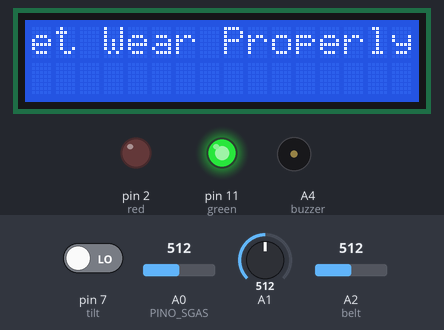
The sketch below on a simulated Arduino Uno, built with avr-gcc and run on an emulated ATmega328P. Parts: 16×2 character LCD, output pins drawn as LEDs (lit = HIGH), buzzer (waves = sounding). The test bench sets the inputs (shaded band); at power-on: A0 (PINO_SGAS) = 512, pin 7 (tilt) LOW, A2 (belt) = 512, A1 = 512. The modem accepts every AT command (registered, SIM ready, sends succeed) and sends nothing else; what the sketch prints to the serial monitor is not drawn.

Above: at 12.3 s.
12.4 s: A0 (PINO_SGAS) set to 900
At 18.7 s:
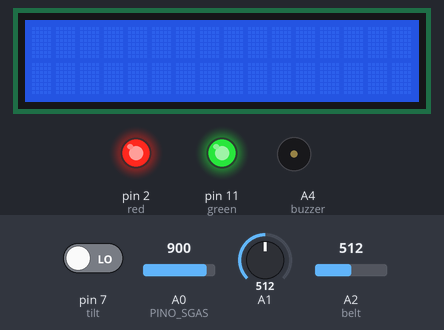
19.8 s: pin 7 (tilt) driven HIGH
At 28.3 s:
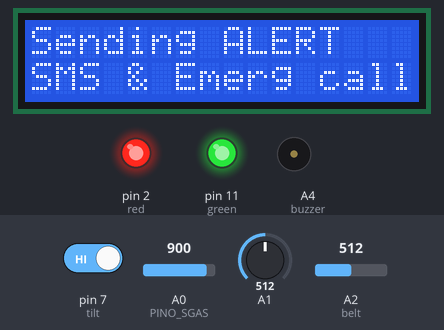
29.4 s: A2 (belt) set to 492
At 39.1 s:
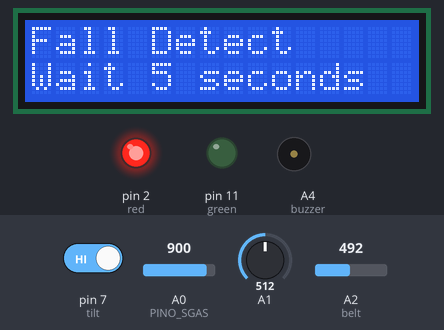
39.4 s: A2 (belt) set to 510
At 47.8 s:
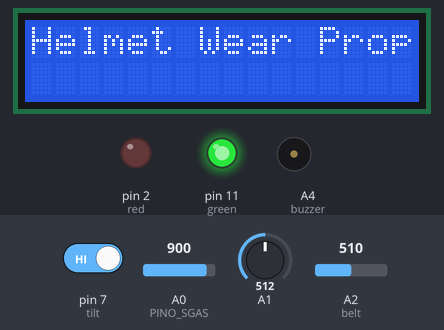
48.1 s: pin 7 (tilt) driven LOW
At 56.6 s:
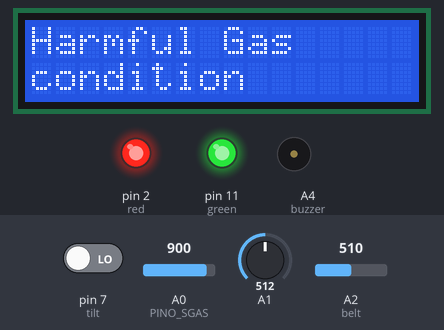
57.3 s: A1 set to 192
68.1 s: A1 set to 165
Timing chart, 0 to 77.6 s (numbered marks = the images above; inputs shaded):
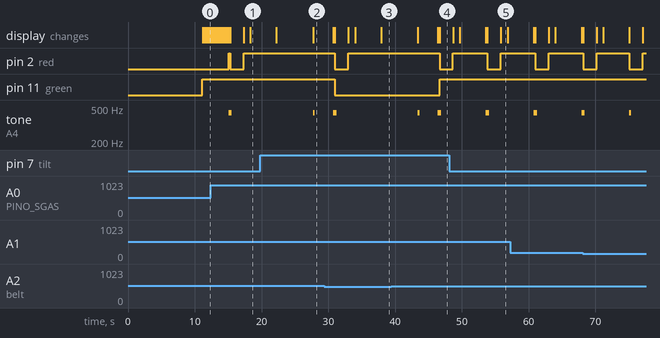

The sketch:

copy_of_smart_helmet_ver21.ino
```cpp
#include <LiquidCrystal.h>
#include <SoftwareSerial.h>

float t=0;
char data = 0;
String apiKey = "ZY6DICQ136QRGTH1";  // Write API key
// connect 8 to TX of ESP
// connect 9 to RX of ESP
SoftwareSerial ser(8,9); // RX, TX
const int rs = 13, en = 12, d4 = 6, d5 = 5, d6 = 4, d7 = 3;
LiquidCrystal lcd(rs, en, d4, d5, d6, d7);
float temp = 0;
unsigned long start, finished, elapsed;
int period = 250;
unsigned long time_now = 0;
int const PINO_SGAS = A0;
int belt=A2;
int red=2;
int green=11;
int yellow=1;
int tilt=7;
int buzzer=A4;
int  valor;
void setup() {
ser.begin(9600);
Serial.begin(9600);
//Serial.println(F("reading temperature begin. \n"));
  pinMode(red, OUTPUT);
  digitalWrite(red, LOW);
  pinMode(green, OUTPUT);
  digitalWrite(green, LOW);
  pinMode(yellow, OUTPUT);
  digitalWrite(yellow, LOW);
  pinMode(buzzer, OUTPUT);
  pinMode(belt, INPUT);
  // set up the LCD's number of columns and rows:
  lcd.begin(16, 2);

  ser.println("AT");  // Attenuation

  delay(1000);

  ser.println("AT+GMR"); // To view version info for ESP-01 output: 00160901 and ESP-12 output: 0018000902-AI03

  delay(1000);

  ser.println("AT+CWMODE=3"); // To determine WiFi mode
/*
1 = Station mode (client)
2 = AP mode (host)
3 = AP + Station mode (ESP8266 has a dual mode)
*/


  delay(1000);

  ser.println("AT+RST"); // To restart the module

  delay(5000);

  ser.println("AT+CIPMUX=1"); // Enable multiple connections
  /*

    0: Single connection
    1: Multiple connections (MAX 4)

*/
  delay(1000);

  //String cmd="AT+CWJAP=\"SSID\",\"PASSWORD\""; // connect to Wi-Fi
  String cmd="AT+CWJAP=\"Thiha Htun\",\"12345678\"";
  ser.println(cmd);
  delay(1000);
  ser.println("AT+CIFSR"); // Return or get the local IP address
  delay(1000);
}
void loop() {
  digitalWrite(green, LOW);
  digitalWrite(red, LOW);
  lcd.clear();
  if(analogRead(belt)>=500){
 int start=millis()/1000;
 digitalWrite(green,HIGH);
 lcd.print("Helmet Wear Properly");
  }
 static unsigned long sensortStamp = 0;
 valor = analogRead(PINO_SGAS);
 t=valor;

 if(valor>800){
 gas();
  }
 if(millis() - sensortStamp > 1000){
 sensortStamp = millis();
 int reading = analogRead(A1);
 Serial.print(F("Real Time Temp: "));
 // converting that reading to voltage, for 3.3v arduino use 3.3
 float voltage = reading * 5.0;
 voltage /= 1024.0;
 // print out the voltage
// Serial.print(voltage); Serial.println(" volts");
 // now print out the temperature
 float temperatureC = (voltage - 0.5) * 100 ;  //converting from 10 mv per degree wit 500 mV offset
                                               //to degrees ((voltage - 500mV) times 100)
Serial.print(temperatureC); Serial.print(" degrees C     ");
   lcd.setCursor(0,1);
   //lcd.print("Helmet is now running");
  for (int positionCounter = 0; positionCounter < 13; positionCounter++) {
    // scroll one position left:
  lcd.scrollDisplayLeft();
    // wait a bit:
    delay(300);
  }
   lcd.setCursor(0,1);
   lcd.print(temperatureC);
   lcd.print(" ");
   lcd.print("C");
   lcd.print(" ");
 // now convert to Fahrenheit
 float temperatureF = (temperatureC * 9.0 / 5.0) + 32.0;
// Serial.print(temperatureF); Serial.println(" degrees F");
   lcd.setCursor(9, 1);
   lcd.print(temperatureF);
   lcd.print(" ");
   lcd.print("F");
   lcd.print(" ");

  if(digitalRead(tilt)==HIGH){
  lcd.clear();
  lcd.print("Fall Detect");
  lcd.setCursor(0,1);
  lcd.print("Wait 5 seconds");
  start=millis();
  delay(5000);
  finished=millis();
  Serial.println("Finished");
  elapsed=finished-start;
  Serial.print(elapsed);
  Serial.println(" milliseconds elapsed");
  Serial.println();
  delay(500);
  lcd.clear();
  tone(buzzer, 440, 250);
  lcd.print("Sending ALERT");
  lcd.setCursor(0,1);
  lcd.print("SMS & Emerg call");
  delay(3000);
  lcd.clear();
   }
  if(temperatureC > 38){
    time_now = millis();
    digitalWrite(red, HIGH);
    lcd.clear();
  tone(buzzer, 440, 250);
  lcd.print("Alert Abnormal");
  lcd.setCursor(0,1);
  lcd.print("Body Temperature");
 while(millis() < time_now + period){
  //wait approx. [period] ms
    }

  }


 }
  int stop=(millis()/1000);
  int escape=stop-start;
  int percent=map(escape,0,36000,0,100);
 // Serial.print(percent);Serial.print(" %    ");
 // Serial.print(escape);Serial.println("s");


}


void esp_8266()

{

   // TCP connection AT+CIPSTART=4,"TCP","184.106.153.149",80

    String cmd = "\nAT+CIPSTART=4,\"TCP\",\"";  // Establish TCP connection
    /*
     AT+CIPSTART=id,type,addr,port

    id: 0-4, id of connection
    type: String, “TCP” or “UDP”
    addr: String, remote IP
    port: String, remote port

    */
    cmd += "184.106.153.149"; // api.thingspeak.com

    cmd += "\",80";

    ser.println(cmd);

    Serial.println(cmd);

    if(ser.find("Error"))

    {

      Serial.println("AT+CIPSTART error");

      return;

    }

  String getStr = "GET /update?api_key=";  // API key

  getStr += apiKey;

  //getStr +="&field1=";

  //getStr +=String(h);

  getStr +="&field1=";

  getStr +=String(t);

  getStr += "\r\n\r\n";

  // send data length

  cmd = "AT+CIPSEND="; // Send data AT+CIPSEND=id,length

  cmd += String(getStr.length());

  ser.println(cmd);

  Serial.println(cmd);

  delay(1000);

  ser.print(getStr);

  Serial.println(getStr);


  // thingspeak needs 16 sec delay between updates

  delay(17000);

}
void gas(){
  if(valor>80){
    tone(buzzer, 440, 250);
     delay(2000);
     digitalWrite(red, HIGH);
     lcd.clear();
     lcd.print("Harmful Gas");
     lcd.setCursor(0,1);
     lcd.print("condition");
     delay(1000);
     lcd.clear();
     Serial.println(valor);
   }
}
```

Measured:
- the behaviour switches between 500 and 499 on A2 (belt) (found by bisection; images 2 and 3)
- after the input at 19.8 s, pin 2 (red): stays HIGH (without the input it goes to LOW after 2.7 s); the display: first changes after 2.4 s (image 2 shows a later state)
- after the input at 29.4 s, pin 11 (green): HIGH → LOW after 1.6 s
- after the input at 39.4 s, pin 11 (green): LOW → HIGH after 7.3 s; the display: first differs from a run without the input after 7.3 s (image 4)
- after the input at 48.1 s, tone on A4 (buzzer): silent → 440 Hz after 5.5 s, → silent 0.50 s later; the display: first differs from a run without the input after 5.5 s (image 5 shows a later state)
- what the display in image 5 shows lasts 1.0 s, from 55.9 s to 56.9 s
